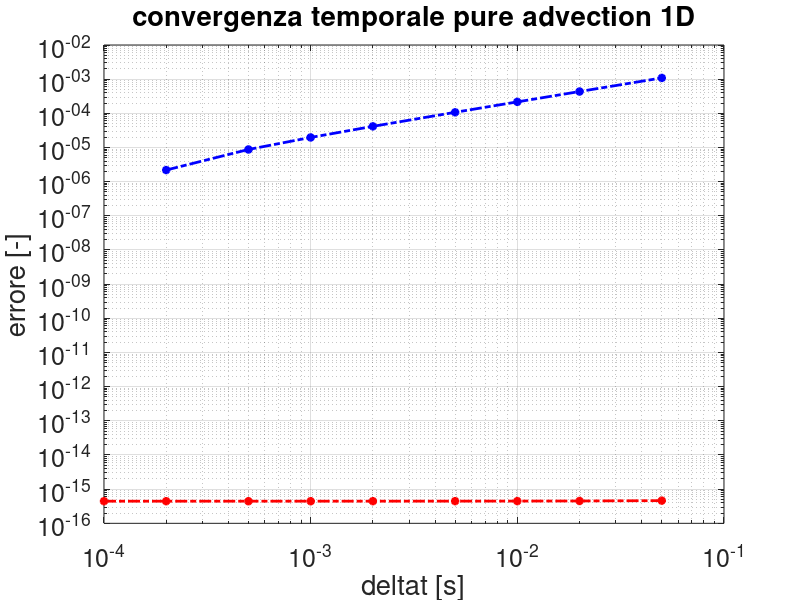

Write the MATLAB code that produced this figure.
clc; clear; close all;
%% dati
% geometrici
DD = 5e-3;
LL = 1; 

% fisici
ro = 140;
cp = 6e3;
Tx0 = 5;
T0t = 10;

uu = .25e-2;

dtv = [1e-4 2e-4 5e-4 1e-3 2e-3 5e-3 1e-2 2e-2 5e-2];
err = zeros(size(dtv));
errcond = zeros(size(dtv));
for jjerr = 1:length(dtv)
    %% griglia t
    tend = 100;
    dt = dtv(jjerr);
    time = (0:dt:tend)';
    mm = length(time);

    %% griglia x
    dx = LL/100;
    xx = (0:dx:LL)';
    nn = length(xx);

    %% BE - upwind
    TT = ones(nn,1)*Tx0; Tp = TT;

    aa = uu*dt/dx; % numero di Courant CFL
    diag_i = -aa*ones(nn,1);
    diag_p = (1 + aa)*ones(nn,1);
    AA = spdiags([diag_i diag_p],-1:0,nn,nn);

    % --- condizioni al contorno ---
    AA(1,1) = 1;
    AA(1,2) = 0;

    for inst = 2:mm
        bb = Tp;

        % --- condizioni al contorno ---
        bb(1) = T0t;

        TT = AA\bb;
        Tp = TT;
    end
    
    %% valuto errore
    errcond(jjerr) = condest(AA)/(1-eps*condest(AA))*2*eps;
    if jjerr == 1
        dtref = dt;
        TTref = TT;
    else
        err(jjerr) = norm(TTref-TT)/norm(TT-Tx0);
    end
end

%% post production
loglog(dtv,err,'b-.*','linewidth',2)
hold on
loglog(dtv,errcond,'r-.*','linewidth',2)
box on
grid on
set(gca,'fontsize',18)
xlabel('deltat [s]')
ylabel('errore [-]')
title('convergenza temporale pure advection 1D')
